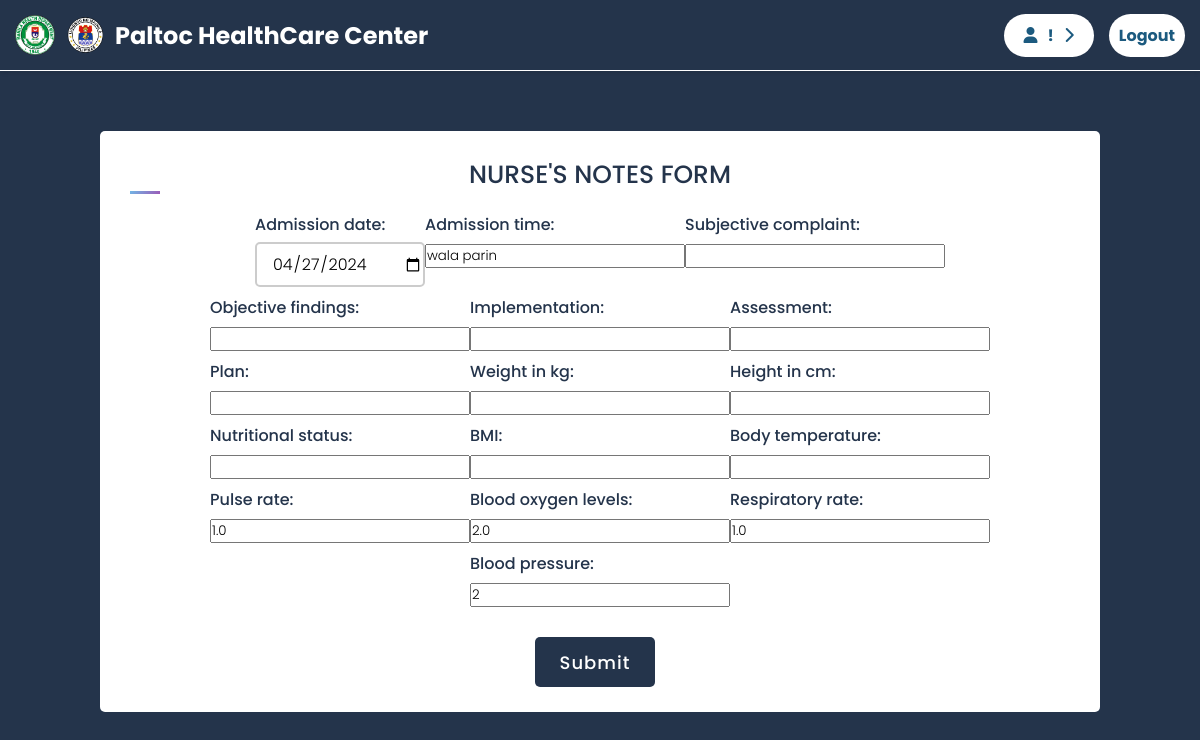
The app's page /add_nurse_notes/1/ (signed in), older data.
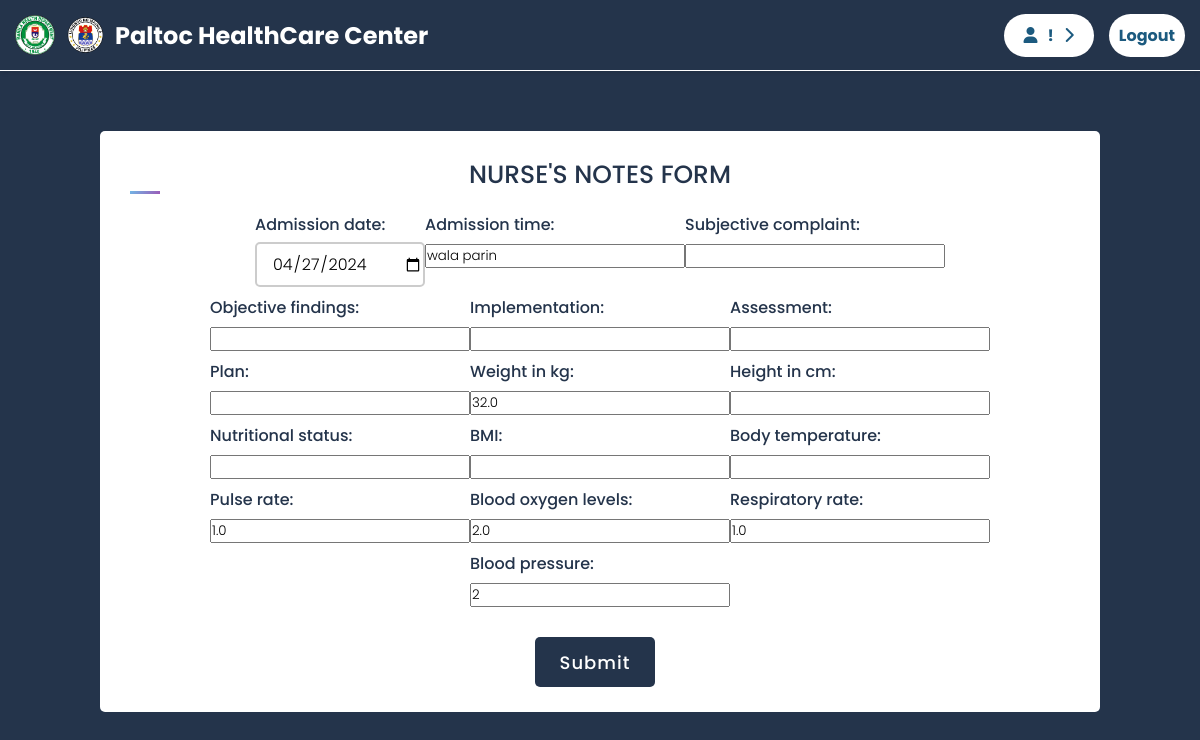
The same page, newer data.
### base/models.py (models this page shows)
class VitalSigns(models.Model):
    user = models.ForeignKey(User, on_delete=models.CASCADE)
    weight_in_kg = models.FloatField(blank=True, null=True)
    height_in_cm = models.FloatField(blank=True, null=True)
    nutritional_status = models.CharField(max_length=100, blank=True, null=True)
    BMI = models.FloatField(blank=True, null=True)
    body_temperature = models.FloatField(blank=True, null=True)
    pulse_rate = models.FloatField(blank=True, null=True)
    blood_oxygen_levels = models.FloatField(blank=True, null=True)
    respiratory_rate = models.FloatField(blank=True, null=True)
    blood_pressure = models.CharField(max_length=100, blank=True, null=True)
    filled_by = models.ForeignKey(User, related_name='filled_vital_signs', on_delete=models.SET_NULL, null=True)

### base/views.py (the view, shortened to what this page needs)
# urls.py: path('add_nurse_notes/<int:form_id>/', views.add_nurse_notes, name='add_nurse_notes'),
@staff_login_required
def add_nurse_notes(request, form_id):
    form_instance = get_object_or_404(Form, pk=form_id)
    if NurseNotes.objects.filter(id=form_id).exists():
        existing_notes = get_object_or_404(NurseNotes, id=form_id)
        existing_vital_signs = get_object_or_404(VitalSigns, id=form_id)
        nurse_notes_form = NurseNotesForm(request.POST or None, instance=existing_notes)
        vital_signs_form = VitalSignsForm(request.POST or None, instance=existing_vital_signs)
    else:
        nurse_notes_form = NurseNotesForm(request.POST or None)
        vital_signs_form = VitalSignsForm(request.POST or None)
    return render(request, 'base/staff-section/add_nurse_notes.html', {'nurse_notes_form': nurse_notes_form, 'vital_signs_form': vital_signs_form})

### base/forms.py
class NurseNotesForm(forms.ModelForm):
    class Meta:
        model = NurseNotes
        fields = '__all__'
        exclude = ['user', 'filled_datetime', 'filled_by']
        widgets = {
            'admission_date': DateInput(),
        }

class VitalSignsForm(forms.ModelForm):
    class Meta:
        model = VitalSigns
        fields = '__all__'
        exclude = ['user', 'filled_by']

### base/views.py (called while the page is built)
def staff_login_required(view_func):
    @wraps(view_func)
    def wrapper(request, *args, **kwargs):
        if not request.user.is_authenticated:
            return redirect('home')
        elif not request.user.is_staff:
            return redirect('home')
        else:
            return view_func(request, *args, **kwargs)
    return wrapper

### base/templates/base/staff-section/add_nurse_notes.html (shortened to what this page needs)
{% include 'main.html' %}
{% block content %}
{% load static %}
<link rel="stylesheet" href="{% static 'styles/patient/adult_form.css' %}">
<body>
    <div class="container">
        <div class="title">NURSE'S NOTES FORM</div>
        <form method="POST">
            <div class="user-details">
                {{ nurse_notes_form.as_p }}
                {{ vital_signs_form.as_p }}
            </div>
            <div class="button">
                <input type="submit" value="Submit">
            </div>
        </form>
    </div>
</body>
{% endblock content %}

Row changes from the older to the newer data that the page shows:
changed VitalSigns: weight_in_kg (not shown) → "32.0"
